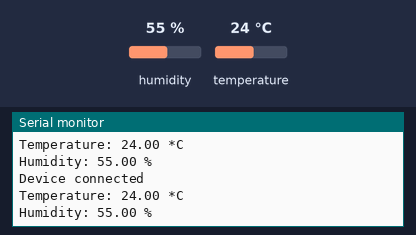
This sketch was run on a simulated ESP32. On the bench: the last lines printed to the serial monitor. The inputs (shaded band) are chosen by the test bench; at power-on: humidity 55 %, temperature 24 °C. Nothing arrives over Bluetooth unless stated; a phone connects over Bluetooth LE 3 s after start.

Above: at 4.8 s.
4.9 s: humidity set to 22 %
At 7.0 s:
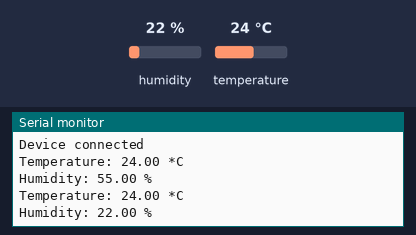
7.9 s: temperature set to 12 °C
At 8.8 s:
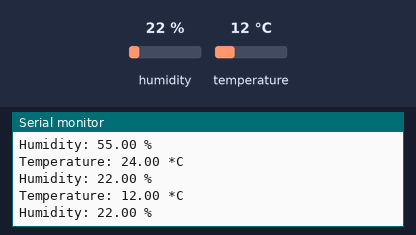
10.9 s: humidity set to 40 %
At 13.4 s:
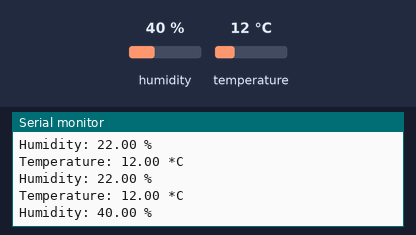
Timing chart, 0 to 14.9 s (numbered marks = the images above; inputs shaded):
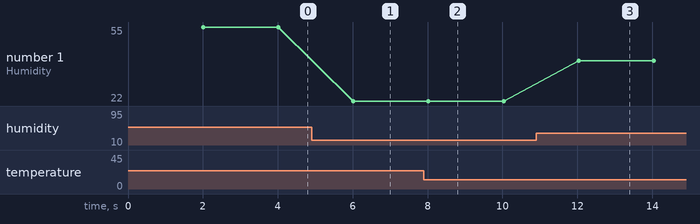

The sketch:

BLE_server_environmental_service.ino
```cpp
/*
    Based on Neil Kolban example for IDF: https://github.com/nkolban/esp32-snippets/blob/master/cpp_utils/tests/BLE%20Tests/SampleServer.cpp
    Ported to Arduino ESP32 by Evandro Copercini
    updates by chegewara
*/

#include <BLEDevice.h>
#include <BLEUtils.h>
#include <BLEServer.h>
#include <BLE2902.h>
#include "DHT.h"

#define DHTPIN 13     // Digital pin connected to the DHT sensor
#define DHTTYPE DHT22   // DHT 22  (AM2302), AM2321
DHT dht(DHTPIN, DHTTYPE);

BLECharacteristic* pTempCharacteristic;
BLECharacteristic* pHumidCharacteristic;

// See the following for generating UUIDs:
// https://www.uuidgenerator.net/

//#define SERVICE_UUID        "4fafc201-1fb5-459e-8fcc-c5c9c331914b"
//#define CHARACTERISTIC_UUID "beb5483e-36e1-4688-b7f5-ea07361b26a8"

float temperature = 0;
float humidity = 0;

class MyServerCallbacks: public BLEServerCallbacks {
    void onConnect(BLEServer* pServer) {
      Serial.println("Device connected");
    }

    void onDisconnect(BLEServer* pServer) {
      Serial.println("Device disconnected");
    }
};

void setup() {
  Serial.begin(115200);
  dht.begin();
  Serial.println("Starting BLE work!");

  // Init The BLE Device
  BLEDevice::init("DHT22");

  // Create the BLE Server
  BLEServer *pServer = BLEDevice::createServer();
  pServer->setCallbacks(new MyServerCallbacks());

  // Create the BLE Service
  BLEService *pService = pServer->createService(BLEUUID((uint16_t)0x181A));

  // Create BLE Characteristics
  pTempCharacteristic = pService->createCharacteristic(
                       BLEUUID((uint16_t)0x2A6E),
                       BLECharacteristic::PROPERTY_READ |
                       BLECharacteristic::PROPERTY_NOTIFY);
  pTempCharacteristic->addDescriptor(new BLE2902());

  pHumidCharacteristic = pService->createCharacteristic(
                        BLEUUID((uint16_t)0x2A6F),
                        BLECharacteristic::PROPERTY_READ |
                        BLECharacteristic::PROPERTY_NOTIFY);
  pHumidCharacteristic->addDescriptor(new BLE2902());

  pService->start();
  BLEAdvertising *pAdvertising = pServer->getAdvertising();  // this still is working for backward compatibility
//  pAdvertising = BLEDevice::getAdvertising();
  pAdvertising->addServiceUUID(BLEUUID((uint16_t)0x181A));
  pAdvertising->setScanResponse(true);
  pAdvertising->setMinPreferred(0x06);  // functions that help with iPhone connections issue
  pAdvertising->setMinPreferred(0x12);
  BLEDevice::startAdvertising();
  Serial.println("Characteristic defined! Now you can read it in your phone!");
}

void loop() {
  // put your main code here, to run repeatedly:
  delay(2000);

  humidity = dht.readHumidity();
  // Read temperature as Celsius (the default)
  temperature = dht.readTemperature();

  Serial.print("Temperature: ");
  Serial.print(temperature);
  Serial.println(" *C");

  Serial.print("Humidity: ");
  Serial.print(humidity);
  Serial.println(" %");

  String tempString = String(temperature) + " °C";
  pTempCharacteristic->setValue(tempString.c_str());
  pTempCharacteristic->notify();

  String humidString = String(humidity) + " %RH";
  pHumidCharacteristic->setValue(humidString.c_str());
  pHumidCharacteristic->notify();
}
```

Measured:
- after the input at 4.9 s, the serial monitor: prints a new line after 1.1 s (image 1)
- after the input at 7.9 s, the serial monitor: prints a new line after 0.12 s (image 2)
- after the input at 10.9 s, the serial monitor: prints a new line after 1.1 s (image 3)
- plotted number 1: 55 → 22 after the input at 4.9 s, 22 → 40 after the input at 10.9 s
